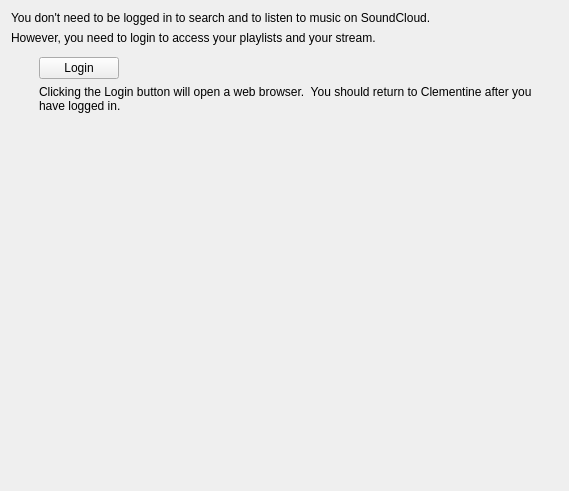
<?xml version="1.0" encoding="UTF-8"?>
<ui version="4.0">
 <class>SoundCloudSettingsPage</class>
 <widget class="QWidget" name="SoundCloudSettingsPage">
  <property name="geometry">
   <rect>
    <x>0</x>
    <y>0</y>
    <width>569</width>
    <height>491</height>
   </rect>
  </property>
  <property name="windowTitle">
   <string>SoundCloud</string>
  </property>
  <property name="windowIcon">
   <iconset resource="../../data/data.qrc">
    <normaloff>:/providers/soundcloud.png</normaloff>:/providers/soundcloud.png</iconset>
  </property>
  <layout class="QVBoxLayout" name="verticalLayout_2">
   <item>
    <widget class="QLabel" name="label">
     <property name="text">
      <string>You don't need to be logged in to search and to listen to music on SoundCloud.</string>
     </property>
    </widget>
   </item>
   <item>
    <widget class="QLabel" name="label_3">
     <property name="text">
      <string>However, you need to login to access your playlists and your stream.</string>
     </property>
    </widget>
   </item>
   <item>
    <widget class="LoginStateWidget" name="login_state" native="true"/>
   </item>
   <item>
    <widget class="QWidget" name="login_container" native="true">
     <layout class="QVBoxLayout" name="verticalLayout">
      <property name="leftMargin">
       <number>28</number>
      </property>
      <property name="topMargin">
       <number>0</number>
      </property>
      <property name="bottomMargin">
       <number>0</number>
      </property>
      <item>
       <layout class="QHBoxLayout" name="horizontalLayout">
        <item>
         <widget class="QPushButton" name="login_button">
          <property name="text">
           <string>Login</string>
          </property>
         </widget>
        </item>
        <item>
         <spacer name="horizontalSpacer">
          <property name="orientation">
           <enum>Qt::Horizontal</enum>
          </property>
          <property name="sizeHint" stdset="0">
           <size>
            <width>40</width>
            <height>20</height>
           </size>
          </property>
         </spacer>
        </item>
       </layout>
      </item>
      <item>
       <widget class="QLabel" name="label_2">
        <property name="text">
         <string>Clicking the Login button will open a web browser.  You should return to Clementine after you have logged in.</string>
        </property>
        <property name="wordWrap">
         <bool>true</bool>
        </property>
       </widget>
      </item>
     </layout>
    </widget>
   </item>
   <item>
    <spacer name="verticalSpacer">
     <property name="orientation">
      <enum>Qt::Vertical</enum>
     </property>
     <property name="sizeHint" stdset="0">
      <size>
       <width>20</width>
       <height>357</height>
      </size>
     </property>
    </spacer>
   </item>
  </layout>
 </widget>
 <customwidgets>
  <customwidget>
   <class>LoginStateWidget</class>
   <extends>QWidget</extends>
   <header>widgets/loginstatewidget.h</header>
   <container>1</container>
  </customwidget>
 </customwidgets>
 <resources>
  <include location="../../data/data.qrc"/>
 </resources>
 <connections/>
</ui>
